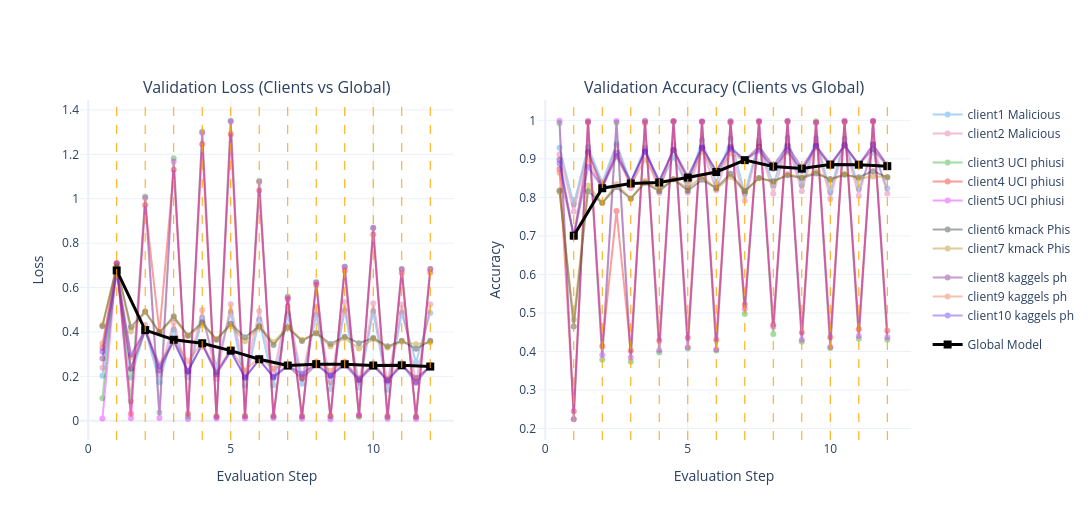

Notebook cell for this chart:
### Code cell
import plotly.graph_objects as go
from plotly.subplots import make_subplots
import plotly.express as px

# -------------------------------------------------
# Create subplots
fig = make_subplots(
    rows=1, cols=2,
    subplot_titles=(
        "Validation Loss (Clients vs Global)",
        "Validation Accuracy (Clients vs Global)"
    )
)

# -------------------------------------------------
# Assign fixed colors per client
palette = px.colors.qualitative.Dark24  # journal-friendly
client_colors = {
    client_id: palette[client_id % len(palette)]
    for client_id in logger.client_metrics.keys()
}

# -------------------------------------------------
# Subplot 1: Validation Loss (Clients)
for client_id, metrics in logger.client_metrics.items():
    losses = metrics["loss"]
    steps = [x / (client_epoch + 1)
             for x in range(1, client_epoch * global_epochs[0] + global_epochs[0] + 1)]
    steps.extend([x+global_epochs[0]+1 for x in range(global_epochs[1])])

    fig.add_trace(
        go.Scatter(
            x=steps,
            y=losses,
            mode="lines+markers",
            name=f"client{client_id + 1} {client_devices[client_id]['dataset'][:10]}",
            legendgroup=f"{client_devices[client_id]['dataset'][:10]}",
            line=dict(color=client_colors[client_id]),
            marker=dict(color=client_colors[client_id]),
            opacity=0.4
        ),
        row=1, col=1
    )

# Global model loss
global_losses = logger.global_metrics["loss"]
global_steps = list(range(1, len(global_losses) + 1))

fig.add_trace(
    go.Scatter(
        x=global_steps,
        y=global_losses,
        mode="lines+markers",
        name="Global Model",
        legendgroup="global",
        line=dict(color="black", width=3),
        marker=dict(symbol="square", size=8, color="black")
    ),
    row=1, col=1
)

# -------------------------------------------------
# Subplot 2: Validation Accuracy (Clients)
for client_id, metrics in logger.client_metrics.items():
    accuracies = metrics["accuracy"]
    steps = [x / (client_epoch + 1)
             for x in range(1, client_epoch * global_epochs[0] + global_epochs[0] + 1)]
    steps.extend([x+global_epochs[0]+1 for x in range(global_epochs[1])])

    fig.add_trace(
        go.Scatter(
            x=steps,
            y=accuracies,
            mode="lines+markers",
            name=f"client{client_id + 1} {client_devices[client_id]['dataset'][:10]}",
            legendgroup=f"{client_devices[client_id]['dataset'][:10]}",
            showlegend=False,  # legend only once (left plot)
            line=dict(color=client_colors[client_id]),
            marker=dict(color=client_colors[client_id]),
            opacity=0.4
        ),
        row=1, col=2
    )

# Global model accuracy
global_accs = logger.global_metrics["accuracy"]
global_steps = list(range(1, len(global_accs) + 1))

fig.add_trace(
    go.Scatter(
        x=global_steps,
        y=global_accs,
        mode="lines+markers",
        name="Global Model",
        legendgroup="global",
        showlegend=False,
        line=dict(color="black", width=3),
        marker=dict(symbol="square", size=8, color="black")
    ),
    row=1, col=2
)

# -------------------------------------------------
# Axis labels
fig.update_xaxes(title_text="Evaluation Step", row=1, col=1)
fig.update_xaxes(title_text="Evaluation Step", row=1, col=2)
fig.update_yaxes(title_text="Loss", row=1, col=1)
fig.update_yaxes(title_text="Accuracy", row=1, col=2)

# -------------------------------------------------
# Vertical lines (Global Rounds)
for g in range(1, sum(global_epochs) + 1):
    fig.add_vline(
        x=g,
        line=dict(color="orange", dash="dash", width=1)
    )

# -------------------------------------------------
# Layout
fig.update_layout(
    height=520,
    width=1200,
    template="plotly_white",
    hovermode="x unified"
)

fig.show()

### Figure 1 — Plotly figure (JSON) as saved in the notebook; plotly's stock layout.template omitted (floating-point values rounded to 4 significant figures)
{"data": [{"legendgroup": "Malicious ", "line": {"color": "#2E91E5"}, "marker": {"color": "#2E91E5"}, "mode": "lines+markers", "name": "client1 Malicious ", "opacity": 0.4, "type": "scatter", "x": [0.5, 1, 1.5, 2, 2.5, 3, 3.5, 4, 4.5, 5, 5.5, 6, 6.5, 7, 7.5, 8, 8.5, 9, 9.5, 10, 10.5, 11, 11.5, 12], "xaxis": "x", "y": [0.2031, 0.6663, 0.1953, 0.4112, 0.1742, 0.4106, 0.1958, 0.4638, 0.2481, 0.4897, 0.1592, 0.4564, 0.1605, 0.4784, 0.1672, 0.476, 0.1438, 0.497, 0.1493, 0.4929, 0.1404, 0.485, 0.2648, 0.4854], "yaxis": "y"}, {"legendgroup": "Malicious ", "line": {"color": "#E15F99"}, "marker": {"color": "#E15F99"}, "mode": "lines+markers", "name": "client2 Malicious ", "opacity": 0.4, "type": "scatter", "x": [0.5, 1, 1.5, 2, 2.5, 3, 3.5, 4, 4.5, 5, 5.5, 6, 6.5, 7, 7.5, 8, 8.5, 9, 9.5, 10, 10.5, 11, 11.5, 12], "xaxis": "x", "y": [0.2392, 0.6682, 0.2339, 0.4324, 0.21, 0.4432, 0.2162, 0.4986, 0.1886, 0.5246, 0.2047, 0.4942, 0.2119, 0.5164, 0.189, 0.5143, 0.1737, 0.5351, 0.1711, 0.5293, 0.1744, 0.5243, 0.1708, 0.5246], "yaxis": "y"}, {"legendgroup": "UCI phiusi", "line": {"color": "#1CA71C"}, "marker": {"color": "#1CA71C"}, "mode": "lines+markers", "name": "client3 UCI phiusi", "opacity": 0.4, "type": "scatter", "x": [0.5, 1, 1.5, 2, 2.5, 3, 3.5, 4, 4.5, 5, 5.5, 6, 6.5, 7, 7.5, 8, 8.5, 9, 9.5, 10, 10.5, 11, 11.5, 12], "xaxis": "x", "y": [0.102, 0.7083, 0.08861, 1.01, 0.03708, 1.183, 0.0197, 1.303, 0.01875, 1.351, 0.02043, 1.081, 0.01789, 0.56, 0.01851, 0.6254, 0.01785, 0.6949, 0.01839, 0.8687, 0.01751, 0.6835, 0.01787, 0.6835], "yaxis": "y"}, {"legendgroup": "UCI phiusi", "line": {"color": "#FB0D0D"}, "marker": {"color": "#FB0D0D"}, "mode": "lines+markers", "name": "client4 UCI phiusi", "opacity": 0.4, "type": "scatter", "x": [0.5, 1, 1.5, 2, 2.5, 3, 3.5, 4, 4.5, 5, 5.5, 6, 6.5, 7, 7.5, 8, 8.5, 9, 9.5, 10, 10.5, 11, 11.5, 12], "xaxis": "x", "y": [0.3295, 0.7092, 0.03145, 0.9721, 0.3991, 1.131, 0.03177, 1.246, 0.02034, 1.291, 0.02137, 1.037, 0.02333, 0.547, 0.02119, 0.6113, 0.02254, 0.6761, 0.02278, 0.8394, 0.02183, 0.6658, 0.01833, 0.6675], "yaxis": "y"}, {"legendgroup": "UCI phiusi", "line": {"color": "#DA16FF"}, "marker": {"color": "#DA16FF"}, "mode": "lines+markers", "name": "client5 UCI phiusi", "opacity": 0.4, "type": "scatter", "x": [0.5, 1, 1.5, 2, 2.5, 3, 3.5, 4, 4.5, 5, 5.5, 6, 6.5, 7, 7.5, 8, 8.5, 9, 9.5, 10, 10.5, 11, 11.5, 12], "xaxis": "x", "y": [0.0107, 0.7093, 0.01154, 1.004, 0.01323, 1.168, 0.008692, 1.296, 0.0101, 1.348, 0.0106, 1.075, 0.01261, 0.5544, 0.009059, 0.6211, 0.007061, 0.6925, 0.02859, 0.8688, 0.009103, 0.6822, 0.008721, 0.6841], "yaxis": "y"}, {"legendgroup": "kmack Phis", "line": {"color": "#222A2A"}, "marker": {"color": "#222A2A"}, "mode": "lines+markers", "name": "client6 kmack Phis", "opacity": 0.4, "type": "scatter", "x": [0.5, 1, 1.5, 2, 2.5, 3, 3.5, 4, 4.5, 5, 5.5, 6, 6.5, 7, 7.5, 8, 8.5, 9, 9.5, 10, 10.5, 11, 11.5, 12], "xaxis": "x", "y": [0.4259, 0.6945, 0.4228, 0.4923, 0.3983, 0.4703, 0.3843, 0.4434, 0.3653, 0.437, 0.3765, 0.4261, 0.3419, 0.4198, 0.3593, 0.3956, 0.3462, 0.3791, 0.3496, 0.3724, 0.3354, 0.3605, 0.3245, 0.3601], "yaxis": "y"}, {"legendgroup": "kmack Phis", "line": {"color": "#B68100"}, "marker": {"color": "#B68100"}, "mode": "lines+markers", "name": "client7 kmack Phis", "opacity": 0.4, "type": "scatter", "x": [0.5, 1, 1.5, 2, 2.5, 3, 3.5, 4, 4.5, 5, 5.5, 6, 6.5, 7, 7.5, 8, 8.5, 9, 9.5, 10, 10.5, 11, 11.5, 12], "xaxis": "x", "y": [0.4318, 0.6935, 0.4025, 0.4903, 0.3964, 0.4624, 0.3815, 0.432, 0.3682, 0.4281, 0.3578, 0.4223, 0.3539, 0.4216, 0.3649, 0.3931, 0.3351, 0.3719, 0.3253, 0.368, 0.3285, 0.3555, 0.3448, 0.3542], "yaxis": "y"}, {"legendgroup": "kaggels ph", "line": {"color": "#750D86"}, "marker": {"color": "#750D86"}, "mode": "lines+markers", "name": "client8 kaggels ph", "opacity": 0.4, "type": "scatter", "x": [0.5, 1, 1.5, 2, 2.5, 3, 3.5, 4, 4.5, 5, 5.5, 6, 6.5, 7, 7.5, 8, 8.5, 9, 9.5, 10, 10.5, 11, 11.5, 12], "xaxis": "x", "y": [0.281, 0.6771, 0.2358, 0.4058, 0.227, 0.3601, 0.2224, 0.3441, 0.2086, 0.3123, 0.1937, 0.2751, 0.1955, 0.2469, 0.19, 0.2527, 0.2029, 0.2517, 0.1823, 0.2464, 0.1837, 0.2476, 0.1933, 0.2427], "yaxis": "y"}, {"legendgroup": "kaggels ph", "line": {"color": "#EB663B"}, "marker": {"color": "#EB663B"}, "mode": "lines+markers", "name": "client9 kaggels ph", "opacity": 0.4, "type": "scatter", "x": [0.5, 1, 1.5, 2, 2.5, 3, 3.5, 4, 4.5, 5, 5.5, 6, 6.5, 7, 7.5, 8, 8.5, 9, 9.5, 10, 10.5, 11, 11.5, 12], "xaxis": "x", "y": [0.3496, 0.6768, 0.2861, 0.405, 0.2568, 0.363, 0.2684, 0.3527, 0.221, 0.3234, 0.2269, 0.2847, 0.2349, 0.2567, 0.1976, 0.2666, 0.2253, 0.2668, 0.193, 0.2596, 0.19, 0.2608, 0.1795, 0.2526], "yaxis": "y"}, {"legendgroup": "kaggels ph", "line": {"color": "#511CFB"}, "marker": {"color": "#511CFB"}, "mode": "lines+markers", "name": "client10 kaggels ph", "opacity": 0.4, "type": "scatter", "x": [0.5, 1, 1.5, 2, 2.5, 3, 3.5, 4, 4.5, 5, 5.5, 6, 6.5, 7, 7.5, 8, 8.5, 9, 9.5, 10, 10.5, 11, 11.5, 12], "xaxis": "x", "y": [0.3106, 0.6771, 0.2973, 0.4076, 0.2454, 0.3586, 0.2234, 0.3449, 0.2188, 0.316, 0.1968, 0.2759, 0.1981, 0.2505, 0.2119, 0.2582, 0.2038, 0.2607, 0.1872, 0.2541, 0.1808, 0.2542, 0.1722, 0.2491], "yaxis": "y"}, {"legendgroup": "global", "line": {"color": "black", "width": 3}, "marker": {"color": "black", "size": 8, "symbol": "square"}, "mode": "lines+markers", "name": "Global Model", "type": "scatter", "x": [1, 2, 3, 4, 5, 6, 7, 8, 9, 10, 11, 12], "xaxis": "x", "y": [0.677, 0.4086, 0.3651, 0.349, 0.316, 0.2774, 0.2488, 0.2552, 0.2547, 0.2487, 0.2498, 0.2443], "yaxis": "y"}, {"legendgroup": "Malicious ", "line": {"color": "#2E91E5"}, "marker": {"color": "#2E91E5"}, "mode": "lines+markers", "name": "client1 Malicious ", "opacity": 0.4, "showlegend": false, "type": "scatter", "x": [0.5, 1, 1.5, 2, 2.5, 3, 3.5, 4, 4.5, 5, 5.5, 6, 6.5, 7, 7.5, 8, 8.5, 9, 9.5, 10, 10.5, 11, 11.5, 12], "xaxis": "x2", "y": [0.9288, 0.7814, 0.9308, 0.8386, 0.9392, 0.8382, 0.9296, 0.8306, 0.9042, 0.8272, 0.9492, 0.8374, 0.9522, 0.8092, 0.947, 0.831, 0.9542, 0.831, 0.9534, 0.8136, 0.9524, 0.8226, 0.9178, 0.8238], "yaxis": "y2"}, {"legendgroup": "Malicious ", "line": {"color": "#E15F99"}, "marker": {"color": "#E15F99"}, "mode": "lines+markers", "name": "client2 Malicious ", "opacity": 0.4, "showlegend": false, "type": "scatter", "x": [0.5, 1, 1.5, 2, 2.5, 3, 3.5, 4, 4.5, 5, 5.5, 6, 6.5, 7, 7.5, 8, 8.5, 9, 9.5, 10, 10.5, 11, 11.5, 12], "xaxis": "x2", "y": [0.9117, 0.763, 0.9214, 0.8224, 0.9341, 0.8237, 0.9247, 0.8114, 0.9367, 0.8117, 0.9276, 0.8182, 0.9289, 0.7912, 0.939, 0.8094, 0.9396, 0.8156, 0.9425, 0.7955, 0.9412, 0.8039, 0.939, 0.8097], "yaxis": "y2"}, {"legendgroup": "UCI phiusi", "line": {"color": "#1CA71C"}, "marker": {"color": "#1CA71C"}, "mode": "lines+markers", "name": "client3 UCI phiusi", "opacity": 0.4, "showlegend": false, "type": "scatter", "x": [0.5, 1, 1.5, 2, 2.5, 3, 3.5, 4, 4.5, 5, 5.5, 6, 6.5, 7, 7.5, 8, 8.5, 9, 9.5, 10, 10.5, 11, 11.5, 12], "xaxis": "x2", "y": [0.9924, 0.2246, 0.9962, 0.3782, 0.9937, 0.3731, 0.9975, 0.3972, 0.9975, 0.4074, 0.9962, 0.4023, 0.9975, 0.4975, 0.9962, 0.4454, 0.9975, 0.4251, 0.9975, 0.4086, 0.9975, 0.4327, 0.9975, 0.4302], "yaxis": "y2"}, {"legendgroup": "UCI phiusi", "line": {"color": "#FB0D0D"}, "marker": {"color": "#FB0D0D"}, "mode": "lines+markers", "name": "client4 UCI phiusi", "opacity": 0.4, "showlegend": false, "type": "scatter", "x": [0.5, 1, 1.5, 2, 2.5, 3, 3.5, 4, 4.5, 5, 5.5, 6, 6.5, 7, 7.5, 8, 8.5, 9, 9.5, 10, 10.5, 11, 11.5, 12], "xaxis": "x2", "y": [0.8739, 0.2447, 0.9947, 0.4131, 0.7644, 0.4018, 0.9932, 0.4282, 0.997, 0.4358, 0.9962, 0.4305, 0.994, 0.5219, 0.9962, 0.4698, 0.9962, 0.4494, 0.9947, 0.4366, 0.9955, 0.4577, 0.997, 0.4539], "yaxis": "y2"}, {"legendgroup": "UCI phiusi", "line": {"color": "#DA16FF"}, "marker": {"color": "#DA16FF"}, "mode": "lines+markers", "name": "client5 UCI phiusi", "opacity": 0.4, "showlegend": false, "type": "scatter", "x": [0.5, 1, 1.5, 2, 2.5, 3, 3.5, 4, 4.5, 5, 5.5, 6, 6.5, 7, 7.5, 8, 8.5, 9, 9.5, 10, 10.5, 11, 11.5, 12], "xaxis": "x2", "y": [0.9987, 0.2239, 0.9987, 0.3907, 0.9984, 0.3841, 0.9989, 0.4032, 0.9984, 0.4106, 0.9979, 0.4048, 0.9979, 0.5109, 0.9989, 0.4642, 0.9989, 0.4302, 0.9936, 0.4117, 0.9987, 0.4403, 0.9987, 0.4369], "yaxis": "y2"}, {"legendgroup": "kmack Phis", "line": {"color": "#222A2A"}, "marker": {"color": "#222A2A"}, "mode": "lines+markers", "name": "client6 kmack Phis", "opacity": 0.4, "showlegend": false, "type": "scatter", "x": [0.5, 1, 1.5, 2, 2.5, 3, 3.5, 4, 4.5, 5, 5.5, 6, 6.5, 7, 7.5, 8, 8.5, 9, 9.5, 10, 10.5, 11, 11.5, 12], "xaxis": "x2", "y": [0.818, 0.465, 0.8158, 0.7852, 0.8266, 0.7966, 0.8378, 0.8158, 0.8468, 0.817, 0.8456, 0.8242, 0.8612, 0.8164, 0.8502, 0.8418, 0.8572, 0.8506, 0.862, 0.848, 0.8588, 0.8524, 0.868, 0.8518], "yaxis": "y2"}, {"legendgroup": "kmack Phis", "line": {"color": "#B68100"}, "marker": {"color": "#B68100"}, "mode": "lines+markers", "name": "client7 kmack Phis", "opacity": 0.4, "showlegend": false, "type": "scatter", "x": [0.5, 1, 1.5, 2, 2.5, 3, 3.5, 4, 4.5, 5, 5.5, 6, 6.5, 7, 7.5, 8, 8.5, 9, 9.5, 10, 10.5, 11, 11.5, 12], "xaxis": "x2", "y": [0.8136, 0.4822, 0.8309, 0.7864, 0.834, 0.7972, 0.8423, 0.8203, 0.8471, 0.8238, 0.8539, 0.8215, 0.8537, 0.8145, 0.8496, 0.8398, 0.8602, 0.8521, 0.867, 0.844, 0.8604, 0.8487, 0.8544, 0.8537], "yaxis": "y2"}, {"legendgroup": "kaggels ph", "line": {"color": "#750D86"}, "marker": {"color": "#750D86"}, "mode": "lines+markers", "name": "client8 kaggels ph", "opacity": 0.4, "showlegend": false, "type": "scatter", "x": [0.5, 1, 1.5, 2, 2.5, 3, 3.5, 4, 4.5, 5, 5.5, 6, 6.5, 7, 7.5, 8, 8.5, 9, 9.5, 10, 10.5, 11, 11.5, 12], "xaxis": "x2", "y": [0.898, 0.6994, 0.9174, 0.8292, 0.9158, 0.841, 0.9192, 0.8424, 0.924, 0.8546, 0.9296, 0.8684, 0.9314, 0.8966, 0.9318, 0.8824, 0.9334, 0.8772, 0.9342, 0.8866, 0.935, 0.8858, 0.9248, 0.8816], "yaxis": "y2"}, {"legendgroup": "kaggels ph", "line": {"color": "#EB663B"}, "marker": {"color": "#EB663B"}, "mode": "lines+markers", "name": "client9 kaggels ph", "opacity": 0.4, "showlegend": false, "type": "scatter", "x": [0.5, 1, 1.5, 2, 2.5, 3, 3.5, 4, 4.5, 5, 5.5, 6, 6.5, 7, 7.5, 8, 8.5, 9, 9.5, 10, 10.5, 11, 11.5, 12], "xaxis": "x2", "y": [0.8642, 0.7006, 0.8971, 0.8231, 0.9061, 0.8321, 0.899, 0.8356, 0.9233, 0.8438, 0.9178, 0.8614, 0.9143, 0.8959, 0.9256, 0.874, 0.917, 0.8701, 0.928, 0.8806, 0.9335, 0.883, 0.9366, 0.8814], "yaxis": "y2"}, {"legendgroup": "kaggels ph", "line": {"color": "#511CFB"}, "marker": {"color": "#511CFB"}, "mode": "lines+markers", "name": "client10 kaggels ph", "opacity": 0.4, "showlegend": false, "type": "scatter", "x": [0.5, 1, 1.5, 2, 2.5, 3, 3.5, 4, 4.5, 5, 5.5, 6, 6.5, 7, 7.5, 8, 8.5, 9, 9.5, 10, 10.5, 11, 11.5, 12], "xaxis": "x2", "y": [0.8877, 0.6964, 0.8786, 0.8269, 0.9074, 0.8401, 0.9183, 0.8422, 0.9224, 0.8492, 0.9289, 0.868, 0.9262, 0.8962, 0.9212, 0.8754, 0.9224, 0.8689, 0.9327, 0.8821, 0.9353, 0.8842, 0.9365, 0.8836], "yaxis": "y2"}, {"legendgroup": "global", "line": {"color": "black", "width": 3}, "marker": {"color": "black", "size": 8, "symbol": "square"}, "mode": "lines+markers", "name": "Global Model", "showlegend": false, "type": "scatter", "x": [1, 2, 3, 4, 5, 6, 7, 8, 9, 10, 11, 12], "xaxis": "x2", "y": [0.7005, 0.8237, 0.8361, 0.8385, 0.8514, 0.8659, 0.8966, 0.8802, 0.8747, 0.8851, 0.8848, 0.881], "yaxis": "y2"}], "layout": {"annotations": [{"font": {"size": 16}, "showarrow": false, "text": "Validation Loss (Clients vs Global)", "x": 0.225, "xanchor": "center", "xref": "paper", "y": 1, "yanchor": "bottom", "yref": "paper"}, {"font": {"size": 16}, "showarrow": false, "text": "Validation Accuracy (Clients vs Global)", "x": 0.775, "xanchor": "center", "xref": "paper", "y": 1, "yanchor": "bottom", "yref": "paper"}], "height": 520, "hovermode": "x unified", "shapes": [{"line": {"color": "orange", "dash": "dash", "width": 1}, "type": "line", "x0": 1, "x1": 1, "xref": "x", "y0": 0, "y1": 1, "yref": "y domain"}, {"line": {"color": "orange", "dash": "dash", "width": 1}, "type": "line", "x0": 1, "x1": 1, "xref": "x2", "y0": 0, "y1": 1, "yref": "y2 domain"}, {"line": {"color": "orange", "dash": "dash", "width": 1}, "type": "line", "x0": 2, "x1": 2, "xref": "x", "y0": 0, "y1": 1, "yref": "y domain"}, {"line": {"color": "orange", "dash": "dash", "width": 1}, "type": "line", "x0": 2, "x1": 2, "xref": "x2", "y0": 0, "y1": 1, "yref": "y2 domain"}, {"line": {"color": "orange", "dash": "dash", "width": 1}, "type": "line", "x0": 3, "x1": 3, "xref": "x", "y0": 0, "y1": 1, "yref": "y domain"}, {"line": {"color": "orange", "dash": "dash", "width": 1}, "type": "line", "x0": 3, "x1": 3, "xref": "x2", "y0": 0, "y1": 1, "yref": "y2 domain"}, {"line": {"color": "orange", "dash": "dash", "width": 1}, "type": "line", "x0": 4, "x1": 4, "xref": "x", "y0": 0, "y1": 1, "yref": "y domain"}, {"line": {"color": "orange", "dash": "dash", "width": 1}, "type": "line", "x0": 4, "x1": 4, "xref": "x2", "y0": 0, "y1": 1, "yref": "y2 domain"}, {"line": {"color": "orange", "dash": "dash", "width": 1}, "type": "line", "x0": 5, "x1": 5, "xref": "x", "y0": 0, "y1": 1, "yref": "y domain"}, {"line": {"color": "orange", "dash": "dash", "width": 1}, "type": "line", "x0": 5, "x1": 5, "xref": "x2", "y0": 0, "y1": 1, "yref": "y2 domain"}, {"line": {"color": "orange", "dash": "dash", "width": 1}, "type": "line", "x0": 6, "x1": 6, "xref": "x", "y0": 0, "y1": 1, "yref": "y domain"}, {"line": {"color": "orange", "dash": "dash", "width": 1}, "type": "line", "x0": 6, "x1": 6, "xref": "x2", "y0": 0, "y1": 1, "yref": "y2 domain"}, {"line": {"color": "orange", "dash": "dash", "width": 1}, "type": "line", "x0": 7, "x1": 7, "xref": "x", "y0": 0, "y1": 1, "yref": "y domain"}, {"line": {"color": "orange", "dash": "dash", "width": 1}, "type": "line", "x0": 7, "x1": 7, "xref": "x2", "y0": 0, "y1": 1, "yref": "y2 domain"}, {"line": {"color": "orange", "dash": "dash", "width": 1}, "type": "line", "x0": 8, "x1": 8, "xref": "x", "y0": 0, "y1": 1, "yref": "y domain"}, {"line": {"color": "orange", "dash": "dash", "width": 1}, "type": "line", "x0": 8, "x1": 8, "xref": "x2", "y0": 0, "y1": 1, "yref": "y2 domain"}, {"line": {"color": "orange", "dash": "dash", "width": 1}, "type": "line", "x0": 9, "x1": 9, "xref": "x", "y0": 0, "y1": 1, "yref": "y domain"}, {"line": {"color": "orange", "dash": "dash", "width": 1}, "type": "line", "x0": 9, "x1": 9, "xref": "x2", "y0": 0, "y1": 1, "yref": "y2 domain"}, {"line": {"color": "orange", "dash": "dash", "width": 1}, "type": "line", "x0": 10, "x1": 10, "xref": "x", "y0": 0, "y1": 1, "yref": "y domain"}, {"line": {"color": "orange", "dash": "dash", "width": 1}, "type": "line", "x0": 10, "x1": 10, "xref": "x2", "y0": 0, "y1": 1, "yref": "y2 domain"}, {"line": {"color": "orange", "dash": "dash", "width": 1}, "type": "line", "x0": 11, "x1": 11, "xref": "x", "y0": 0, "y1": 1, "yref": "y domain"}, {"line": {"color": "orange", "dash": "dash", "width": 1}, "type": "line", "x0": 11, "x1": 11, "xref": "x2", "y0": 0, "y1": 1, "yref": "y2 domain"}, {"line": {"color": "orange", "dash": "dash", "width": 1}, "type": "line", "x0": 12, "x1": 12, "xref": "x", "y0": 0, "y1": 1, "yref": "y domain"}, {"line": {"color": "orange", "dash": "dash", "width": 1}, "type": "line", "x0": 12, "x1": 12, "xref": "x2", "y0": 0, "y1": 1, "yref": "y2 domain"}], "width": 1200, "xaxis": {"anchor": "y", "domain": [0, 0.45], "title": {"text": "Evaluation Step"}}, "xaxis2": {"anchor": "y2", "domain": [0.55, 1], "title": {"text": "Evaluation Step"}}, "yaxis": {"anchor": "x", "domain": [0, 1], "title": {"text": "Loss"}}, "yaxis2": {"anchor": "x2", "domain": [0, 1], "title": {"text": "Accuracy"}}}}
